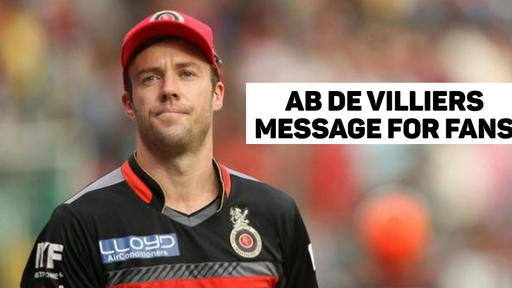
#> input picture dataset/ab de villiers/082Rib_0Wz0OVuG00.jpg, 512 x 288 px; its folder holds only this picture in this run
$ jupyter execute --allow-errors 'Player Classification.ipynb'   (shell and % lines are left out)
#> lines starting #> are read from the running program, lines starting #| are printed output that depends on the picture
Sports Athletes Classifier

[cell 1]
# Importing libraries
import numpy as np
import cv2
import matplotlib.pyplot as plt

[cell 2]
# test image
img = cv2.imread('./dataset/cristiano ronaldo/2Q__ (1).jpg')
#> (the rest of this cell did not finish here and is left out)

#> (a cell that did not finish here is left out)

#> (a cell that did not finish here is left out)

#> (a cell that did not finish here is left out)

[cell 6]
# Face detection using HAAR cascade
face_cascade = cv2.CascadeClassifier('./model/opencv/haarcascades/haarcascade_frontalface_default.xml')
eyes_cascade = cv2.CascadeClassifier('./model/opencv/haarcascades/haarcascade_eye.xml')
#> (the rest of this cell did not finish here and is left out)

#> (a cell that did not finish here is left out)

#> (a cell that did not finish here is left out)

[cell 9]
# Code to detect face as well as the 2 eyes to identify the personality
cv2.destroyAllWindows()
#> (the rest of this cell did not finish here and is left out)

#> (a cell that did not finish here is left out)

#> (a cell that did not finish here is left out)

#> (a cell that did not finish here is left out)

[cell 13]
# Function to return a cropped image if face and 2 eyes are detected
def crop_img(image_path):
    img = cv2.imread(image_path)
    gray = cv2.cvtColor(img,cv2.COLOR_BGR2GRAY)
    faces = face_cascade.detectMultiScale(gray,1.3,5)
    for (x,y,w,h) in faces:
        roi_gray = gray[y:y+h,x:x+w]
        roi_color = img[y:y+h,x:x+w]
        eye = eyes_cascade.detectMultiScale(roi_gray)
        if len(eye) >=2:
            return roi_color

[cell 14]
# Defining directories for the data set image and the cropped image after applying the function
path_to_data = './dataset/'
path_to_cropped_data = './dataset/cropped_images/'

[cell 15]
# Making a list of directories available to perform operation
import os
img_dirs = []
for folders in os.scandir(path_to_data): #os.scandir will go through every folder in the directory
    if folders.is_dir():
        img_dirs.append(folders.path)
#> pass 2 of the loop `for folders in os.scandir(path_to_data):`:

[cell 16]
img_dirs

[cell 17]
# If crop folder does already exist, we will remove it (for multiple runs)
import shutil
if os.path.exists(path_to_cropped_data):
    shutil.rmtree(path_to_cropped_data)
os.mkdir(path_to_cropped_data) # here it will make one

[cell 18]
cropped_image_dirs = [] # Cropped folder path for cropped image directory
player_files_name_dict = {} # dic to store player name key and list of path to cropped images as its values
for img_dir in img_dirs:
    count = 1
    player_name = img_dir.split('/')[-1] # select the last value in the list after split function
    print(player_name)
    player_files_name_dict[player_name] = []
    for files in os.scandir(img_dir):
        roi_color = crop_img(files.path)
#> in crop_img, img is the input picture: shape (288, 512, 3); mean B, G, R 103.1, 116.2, 142.7
#> in crop_img, `gray = cv2.cvtColor(img,cv2.COLOR_BGR2GRAY)`:
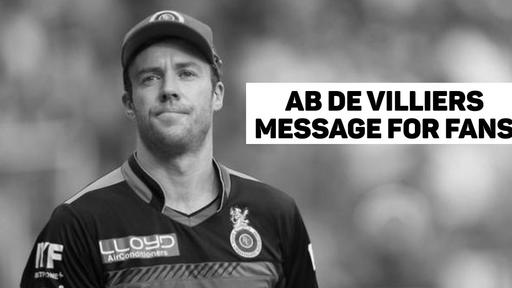
#> gray: shape (288, 512); min 0, max 255, mean 122.7
#> in crop_img, `faces = face_cascade.detectMultiScale(gray,1.3,5)`: faces = [[123, 38, 94, 94]]
#> the loop in crop_img, `for (x,y,w,h) in faces:` made 1 pass
#> (x, y, w, h, eye) on pass 1: (123, 38, 94, 94, [[48, 22, 26, 26], [14, 29, 24, 24]])
#> pass 1, in crop_img, `roi_gray = gray[y:y+h,x:x+w]`:
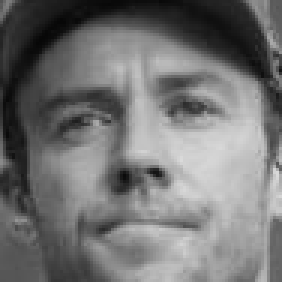
#> roi_gray: shape (94, 94) (shown 3 times larger); min 7, max 218, mean 115
#> pass 1, in crop_img, `roi_color = img[y:y+h,x:x+w]`:
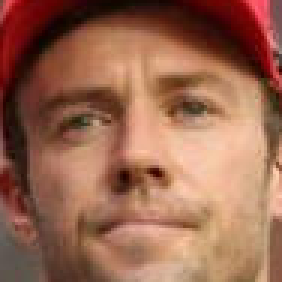
#> roi_color: shape (94, 94, 3) (shown 3 times larger); mean B, G, R 80, 102.4, 153
        if roi_color is not None:
            cropped_folder = path_to_cropped_data + player_name # Naming cropped folder after each player
            if not os.path.exists(cropped_folder):
                os.makedirs(cropped_folder)
                cropped_image_dirs.append(cropped_folder)
                print('Cropped images in: ',cropped_folder)

            cropped_file_name = player_name + str(count) + '.png'
            cropped_file_path = cropped_folder + '/' + cropped_file_name

            cv2.imwrite(cropped_file_path,roi_color) # Saving cropped images in the cropped file folder
            player_files_name_dict[player_name].append(cropped_file_path)
            count += 1
#> pass 2 of the loop `for img_dir in img_dirs:`:
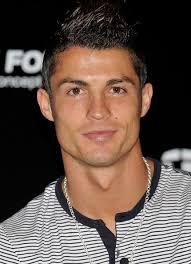
#> input picture dataset/cristiano ronaldo/2Q__ (14).jpg, 191 x 264 px
#> in crop_img, img is the input picture: shape (264, 191, 3); mean B, G, R 74.4, 82.7, 99.1
#> gray: shape (264, 191)
#> faces = [[59, 132, 86, 86], [47, 53, 103, 103]]
#> the loop in crop_img, `for (x,y,w,h) in faces:` made 2 passes
#> pass 1, in crop_img (call 2), `roi_color = img[y:y+h,x:x+w]`:
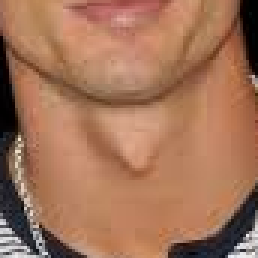
#> roi_color: shape (86, 86, 3) (shown 3 times larger); mean B, G, R 88.8, 115.4, 163.2
#> pass 2, in crop_img (call 2), `roi_color = img[y:y+h,x:x+w]`:
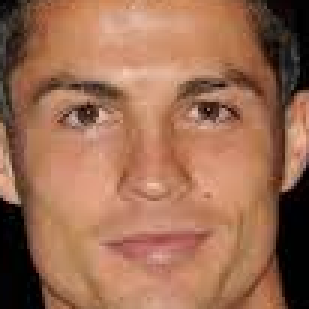
#> roi_color: shape (103, 103, 3) (shown 3 times larger); mean B, G, R 83, 108.4, 156.4

[cell 19]
# Dictinary containing the list of cropped images according to the personality
celebrity_file_names_dict = {}
for img_dir in cropped_image_dirs:
    celebrity_name = img_dir.split('/')[-1]
    file_list = []
    for entry in os.scandir(img_dir):
        file_list.append(entry.path)
    celebrity_file_names_dict[celebrity_name] = file_list
celebrity_file_names_dict

[cell 20]
# Wavelet decay of image
import pywt
def w2d(img, mode='haar', level=1): # function to perform wavelet transformation of image
    imArray = img
    #Datatype conversions
    #convert to grayscale
    imArray = cv2.cvtColor( imArray,cv2.COLOR_RGB2GRAY )
    #convert to float
    imArray =  np.float32(imArray)
    imArray /= 255;
    # compute coefficients
    coeffs=pywt.wavedec2(imArray, mode, level=level)

    #Process Coefficients
    coeffs_H=list(coeffs)
    coeffs_H[0] *= 0;

    # reconstruction
    imArray_H=pywt.waverec2(coeffs_H, mode);
    imArray_H *= 255;
    imArray_H =  np.uint8(imArray_H)

    return imArray_H

[cell 21]
# Since X,y are numerical therefore converting the names of sportsperson into a numerical form (coding)
sports_dict = {}
count = 0
for sportsperson in celebrity_file_names_dict.keys():
    sports_dict[sportsperson] = count
    count = count + 1
sports_dict
